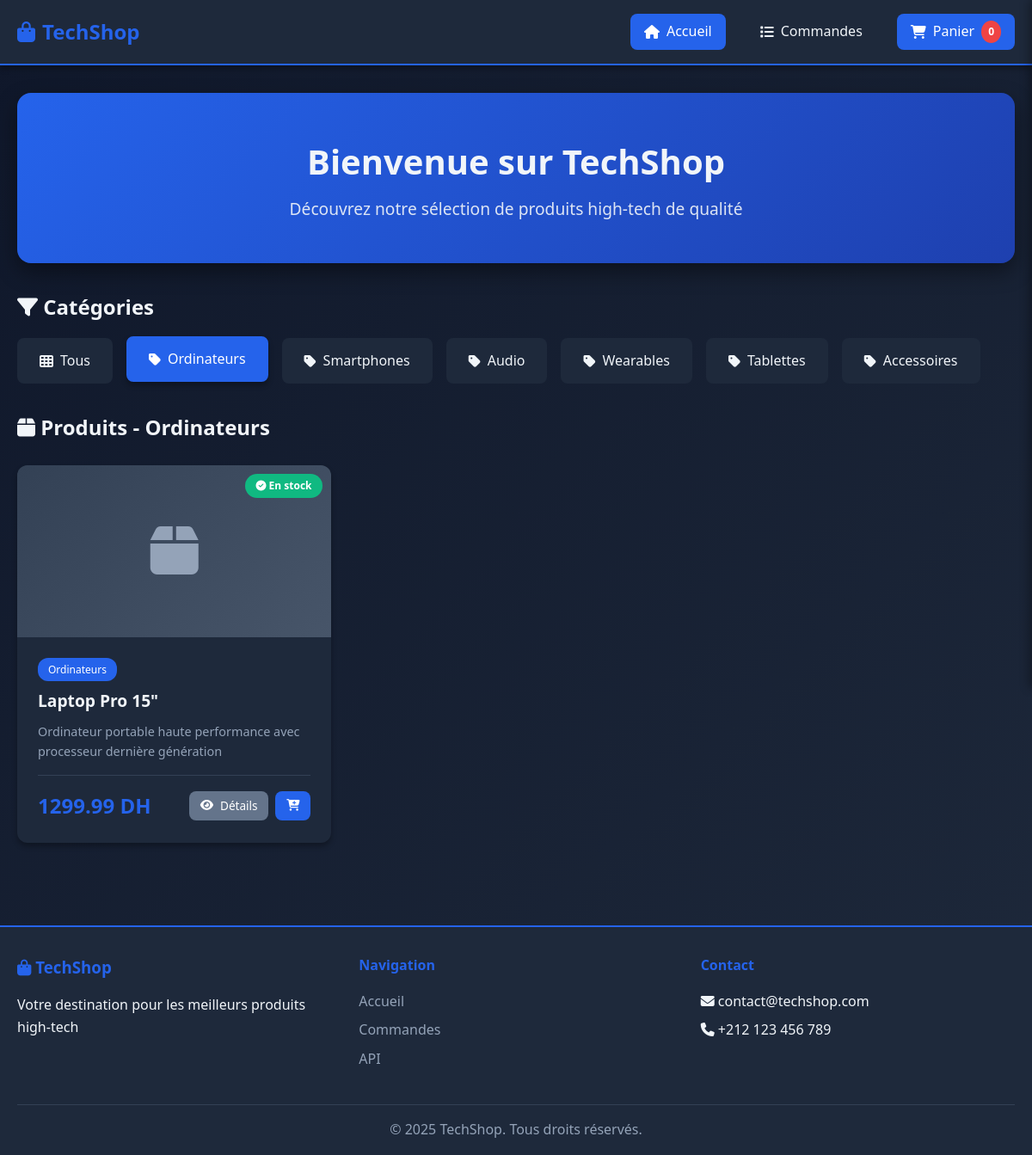
The page /?category=Ordinateurs on the database its author committed.
### models.py (models this page shows, shortened)
class Product(db.Model):
    __tablename__ = 'products'
    id = db.Column(db.Integer, primary_key=True)
    name = db.Column(db.String(200), nullable=False)
    description = db.Column(db.Text)
    price = db.Column(db.Float, nullable=False)
    stock = db.Column(db.Integer, default=0)
    category = db.Column(db.String(100))
    image_url = db.Column(db.String(500))
    created_at = db.Column(db.DateTime, default=datetime.utcnow)
    updated_at = db.Column(db.DateTime, default=datetime.utcnow, onupdate=datetime.utcnow)

### routes.py (the view)
    @app.route('/')
    def index():
        category = request.args.get('category')
        products = ProductService.get_all_products(category=category)
        categories = ProductService.get_categories()
        return render_template('index.html',
                             products=products,
                             categories=categories,
                             selected_category=category)

### services.py (called while the page is built)
    @staticmethod
    def get_all_products(category=None):
        try:
            query = Product.query
            if category:
                query = query.filter_by(category=category)
            products = query.all()
            return products
        except Exception as e:
            logger.error(f"Error fetching products: {str(e)}")
            return []

    @staticmethod
    def get_categories():
        try:
            categories = db.session.query(Product.category).distinct().all()
            return [c[0] for c in categories if c[0]]
        except Exception as e:
            logger.error(f"Error fetching categories: {str(e)}")
            return []

### templates/index.html (shortened to what this page needs)
{% extends "base.html" %}
{% block content %}
<div class="container">
    <section class="hero">
        <h1>Bienvenue sur TechShop</h1>
        <p>Découvrez notre sélection de produits high-tech de qualité</p>
    </section>
    <section class="categories-section">
        <h2><i class="fas fa-filter"></i> Catégories</h2>
        <div class="categories">
            <a href="/" class="category-btn {% if not selected_category %}active{% endif %}">
                <i class="fas fa-th"></i> Tous
            </a>
            {% for category in categories %}
            <a href="/?category={{ category }}" class="category-btn {% if selected_category == category %}active{% endif %}">
                <i class="fas fa-tag"></i> {{ category }}
            </a>
            {% endfor %}
        </div>
    </section>
    <section class="products-section">
        <h2>
            <i class="fas fa-box"></i>
            {% if selected_category %}
                Produits - {{ selected_category }}
            {% else %}
                Tous les produits
            {% endif %}
        </h2>
        {% if products %}
        <div class="products-grid">
            {% for product in products %}
            <div class="product-card">
                <div class="product-image">
                    {% if product.image_url %}
                    <img src="{{ product.image_url }}" alt="{{ product.name }}">
                    {% else %}
                    <div class="product-placeholder">
                        <i class="fas fa-box"></i>
                    </div>
                    {% endif %}
                    <span class="product-badge">
                        {% if product.stock > 0 %}
                        <i class="fas fa-check-circle"></i> En stock
                        {% else %}
                        <i class="fas fa-times-circle"></i> Rupture
                        {% endif %}
                    </span>
                </div>
                <div class="product-info">
                    <span class="product-category">{{ product.category }}</span>
                    <h3 class="product-name">{{ product.name }}</h3>
                    <p class="product-description">{{ product.description[:80] }}{% if product.description|length > 80 %}...{% endif %}</p>
                    <div class="product-footer">
                        <span class="product-price">{{ "%.2f"|format(product.price) }} DH</span>
                        <div class="product-actions">
                            <a href="/product/{{ product.id }}" class="btn btn-secondary btn-sm">
                                <i class="fas fa-eye"></i> Détails
                            </a>
                            {% if product.stock > 0 %}
                            <button class="btn btn-primary btn-sm add-to-cart"
                                    data-id="{{ product.id }}"
                                    data-name="{{ product.name }}"
                                    data-price="{{ product.price }}">
                                <i class="fas fa-cart-plus"></i>
                            </button>
                            {% else %}
                            <button class="btn btn-secondary btn-sm" disabled>
                                <i class="fas fa-ban"></i>
                            </button>
                            {% endif %}
                        </div>
                    </div>
                </div>
            </div>
            {% endfor %}
        </div>
        {% else %}
        <div class="empty-state">
            <i class="fas fa-box-open"></i>
            <h3>Aucun produit disponible</h3>
            <p>Revenez plus tard pour découvrir nos nouveautés !</p>
        </div>
        {% endif %}
    </section>
</div>
{% endblock %}

### static/css/style.css (style rules this page uses)
:root { --primary-color: #2563eb; --primary-dark: #1e40af; --secondary-color: #64748b; --success-color: #10b981; --warning-color: #f59e0b; --danger-color: #ef4444; --dark-bg: #0f172a; --card-bg: #1e293b; --text-color: #f1f5f9; --text-secondary: #94a3b8; --border-color: #334155; --shadow: 0 4px 6px rgba(0, 0, 0, 0.3); --shadow-lg: 0 10px 25px rgba(0, 0, 0, 0.4); }
* { margin: 0; padding: 0; box-sizing: border-box; }
body { font-family: 'Segoe UI', Tahoma, Geneva, Verdana, sans-serif; background: linear-gradient(135deg, #0f172a 0%, #1e293b 100%); color: var(--text-color); line-height: 1.6; min-height: 100vh; }
.container { max-width: 1200px; margin: 0 auto; padding: 0 20px; }
.hero { text-align: center; padding: 3rem 0; background: linear-gradient(135deg, var(--primary-color) 0%, var(--primary-dark) 100%); border-radius: 16px; margin-bottom: 2rem; box-shadow: var(--shadow-lg); }
.hero h1 { font-size: 2.5rem; margin-bottom: 0.5rem; }
.hero p { font-size: 1.2rem; opacity: 0.9; }
.categories-section { margin-bottom: 2rem; }
.categories-section h2 { margin-bottom: 1rem; color: var(--text-color); }
.categories { display: flex; flex-wrap: wrap; gap: 1rem; }
.category-btn { background: var(--card-bg); color: var(--text-color); padding: 0.75rem 1.5rem; border-radius: 8px; text-decoration: none; transition: all 0.3s ease; border: 2px solid transparent; display: flex; align-items: center; gap: 0.5rem; }
.category-btn:hover, .category-btn.active { background: var(--primary-color); color: white; border-color: var(--primary-color); transform: translateY(-2px); box-shadow: var(--shadow); }
.products-section h2 { margin-bottom: 1.5rem; color: var(--text-color); }
.products-grid { display: grid; grid-template-columns: repeat(auto-fill, minmax(280px, 1fr)); gap: 2rem; }
.product-card { background: var(--card-bg); border-radius: 12px; overflow: hidden; transition: all 0.3s ease; box-shadow: var(--shadow); }
.product-image { position: relative; height: 200px; background: linear-gradient(135deg, #334155 0%, #475569 100%); display: flex; align-items: center; justify-content: center; }
.product-placeholder { font-size: 4rem; color: var(--text-secondary); }
.product-badge { position: absolute; top: 10px; right: 10px; background: var(--success-color); color: white; padding: 0.3rem 0.8rem; border-radius: 20px; font-size: 0.75rem; font-weight: bold; }
.product-info { padding: 1.5rem; }
.product-category { display: inline-block; background: var(--primary-color); color: white; padding: 0.25rem 0.75rem; border-radius: 12px; font-size: 0.75rem; margin-bottom: 0.5rem; }
.product-name { font-size: 1.2rem; margin-bottom: 0.5rem; color: var(--text-color); }
.product-description { color: var(--text-secondary); font-size: 0.9rem; margin-bottom: 1rem; }
.product-footer { display: flex; justify-content: space-between; align-items: center; padding-top: 1rem; border-top: 1px solid var(--border-color); }
.product-price { font-size: 1.5rem; font-weight: bold; color: var(--primary-color); }
.product-actions { display: flex; gap: 0.5rem; }
.btn { padding: 0.5rem 1rem; border: none; border-radius: 8px; cursor: pointer; transition: all 0.3s ease; text-decoration: none; display: inline-flex; align-items: center; gap: 0.5rem; font-size: 0.9rem; font-weight: 500; }
.btn-primary { background: var(--primary-color); color: white; }
.btn-secondary { background: var(--secondary-color); color: white; }
.btn-sm { padding: 0.4rem 0.8rem; font-size: 0.85rem; }

### rows shown on the page
Product: category "Smartphones"
Product: category "Audio"
Product: category "Wearables"
Product: category "Tablettes"
Product: category "Ordinateurs", stock "En stock", name "Laptop Pro 15\"", description "Ordinateur portable haute performance avec processeur dernière génération", price "1299.99"

### other values the page prints
{{ category }} "Ordinateurs" "Accessoires"
